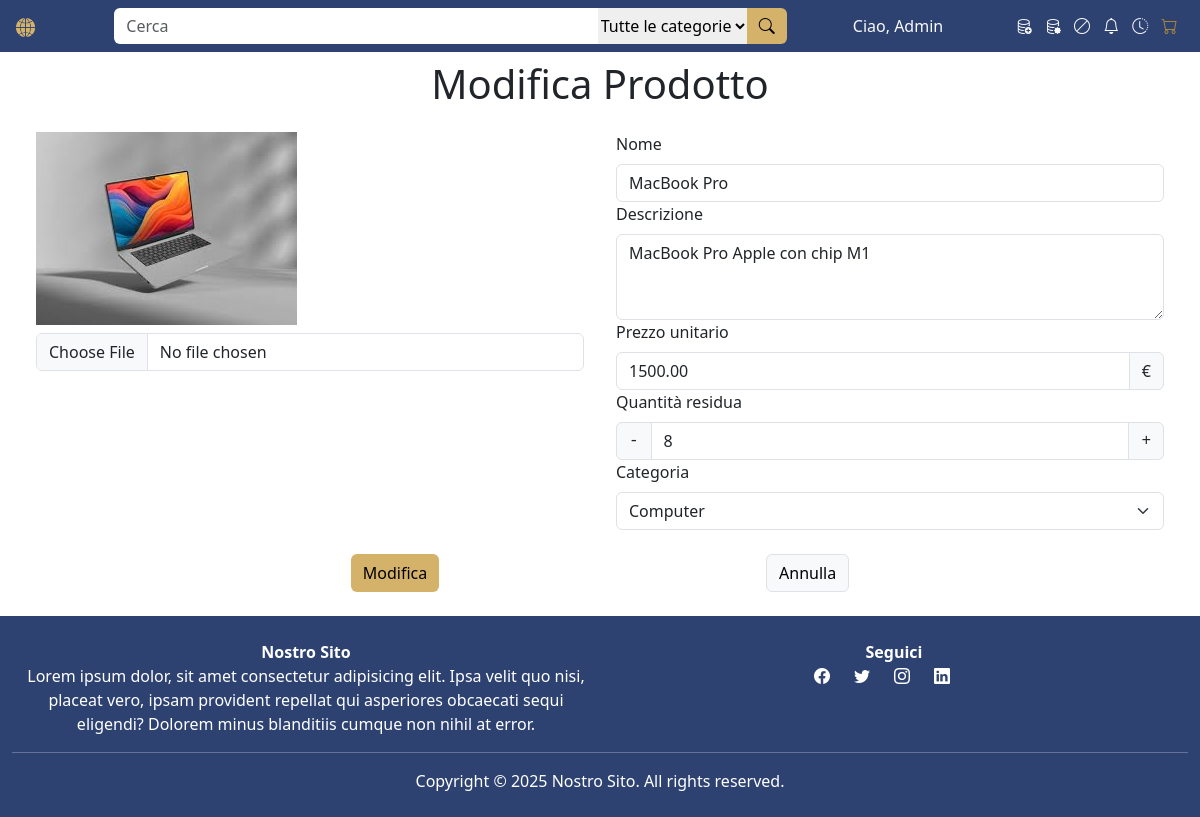
The page /admin-prodotto.php?productId=2 (signed in) on the database its author committed.
### tables this page shows
create table PRODOTTO (
     codProdotto int not null auto_increment,
     nome varchar(30) not null,
     descrizione varchar(255) not null,
     quantitaResidua int not null,
     prezzo decimal(11, 2) not null,
     immagine varchar(50) not null,
     disabilitato char not null default false,
     codCategoria int not null,
     constraint ID_PRODOTTO_ID primary key (codProdotto));

create table CATEGORIA (
     codCategoria int not null auto_increment,
     nome varchar(50) not null,
     descrizione varchar(511) not null,
     constraint ID_CATEGORIA_ID primary key (codCategoria));

### admin-prodotto.php (called while the page is built, shortened)
<?php
require_once("bootstrap.php");
if (isset($_GET["productId"])) {
    $templateParams["nome"] = "template-admin-prodotto-modify.php";
    $product = $dbh->getProduct($_GET["productId"]);
    if (sizeof($product) == 0) {
        die('not a valid product id!');
    } else {
        $templateParams["product"] = $product[0];
    }
    $templateParams["titolo"] = "Modifica prodotto";
} else {
    $templateParams["nome"] = "template-admin-prodotto-insert.php";
    $templateParams["titolo"] = "Inserisci prodotto";
}
$templateParams["scripts"] = array("js/number_button.js", "js/preview_image.js", "js/float_button.js");
$templateParams["categories"] = $dbh->getAllCategories();
require("template/base.php");

### db/database.php (called while the page is built, shortened)
<?php
class DatabaseHelper
{
    private $db;
    public function __construct()
    {
        $this->db = new mysqli("localhost", "root", "", "twdatabase", 3306);
    }
    private function simpleQuery($query)
    {
        $stmt = $this->db->prepare($query);
        $stmt->execute();
        return $stmt->get_result()->fetch_all(MYSQLI_ASSOC);
    }
    private function parametrizedQuery($query, $types, &$var1, &...$vars)
    {
        $stmt = $this->db->prepare($query);
        $stmt->bind_param($types, $var1, ...$vars);
        $stmt->execute();
        return $stmt->get_result()->fetch_all(MYSQLI_ASSOC);
    }
    public function getProduct($productId)
    {
        $query = "SELECT *
                    FROM PRODOTTO
                    WHERE NOT disabilitato AND codProdotto = ?;";
        return $this->parametrizedQuery($query, "i", $productId);
    }
    public function getAllCategories()
    {
        $query = "SELECT *
                    FROM CATEGORIA";
        return $this->simpleQuery($query);
    }
    public function getAllProducts()
    {
        $query = "SELECT *
                    FROM PRODOTTO
                    WHERE NOT disabilitato
                    ORDER BY nome";
        return $this->simpleQuery($query);
    }
}

### bootstrap.php (called while the page is built, shortened)
<?php
require_once("db/database.php");
$dbh = new DatabaseHelper();

### template/template-admin-prodotto-modify.php (the view, shortened to what this page needs)
<?php $product = $templateParams["product"] ?>
<header class="row my-2">
    <h1 class="text-center m-0">
        Modifica Prodotto
    </h1>
</header>
<form class="mx-md-4 mx-1 mt-md-4" action="api/manage_product.php?productId=<?php echo $_GET["productId"] ?>" method="post" enctype="multipart/form-data">
    <div class="row mb-4">
        <div class="col-md-6 pe-md-3">
            <img class="img-fluid" src="<?php echo UPLOAD_DIR . $product["immagine"] ?>" alt="immagine descrittiva del prodotto" />
            <input class="form-control image-custom-preview mt-2" type="file" accept="image/*" name="preview"
                id="preview" />
        </div>
        <div class="col-md-6 ps-md-3">
            <label class="form-label" for="name">Nome</label>
            <input class="form-control" type="text" name="name" id="name" value="<?php echo $product["nome"] ?>" required />
            <label class="form-label" for="description">Descrizione</label>
            <textarea class="form-control" cols="50" rows="3" name="description" id="description"><?php echo $product["descrizione"] ?></textarea>
            <label class="form-label" for="price">Prezzo unitario</label>
            <div class="input-group">
                <input class="form-control button-custom-float" type="text" name="price" id="price" value="<?php echo $product["prezzo"] ?>" required />
                <span class="input-group-text">€</span>
            </div>
            <label class="form-label" for="quantity">Quantità residua</label>
            <div class="input-group">
                <button tabindex="-1" class="input-group-text font-monospace" type="button" id="decrement">-</button>
                <input class="form-control button-custom-quantity" type="text" name="quantity" id="quantity" value="<?php echo $product["quantitaResidua"] ?>" required />
                <button tabindex="-1" class="input-group-text font-monospace" type="button" id="increment">+</button>
            </div>
            <label class="form-label" for="category">Categoria</label>
            <select class="form-select" id="category" name="category" required>
                <?php foreach ($templateParams["categories"] as $cat) { ?>
                    <option id="<?php echo $cat["codCategoria"] ?>" value="<?php echo $cat["codCategoria"] ?>"
                        <?php
                        if ($cat["codCategoria"] == $product["codCategoria"]) {
                            echo 'selected';
                        } ?>><?php echo $cat["nome"]; ?>
                    </option>
                <?php } ?>
            </select>
        </div>
    </div>
    <div class="row justify-content-evenly my-4">
        <button class="btn btn-custom-lgold col-auto" type="submit" id="submit">Modifica</button>
        <button class="btn border btn-light col-auto" type="reset" id="reset">Annulla</button>
    </div>
</form>

### css/style.css (style rules this page uses)
.btn.btn-custom-lgold { background-color: #D4B26A; color: #000; border: none; }

### rows shown on the page
prodotto: immagine (picture), name "MacBook Pro", description "MacBook Pro Apple con chip M1", price "1500.00", quantity "8", category "Computer"

### other values the page prints
getCurrentUserName() "Admin"
form field codCategoria "Tutte le categorie"
